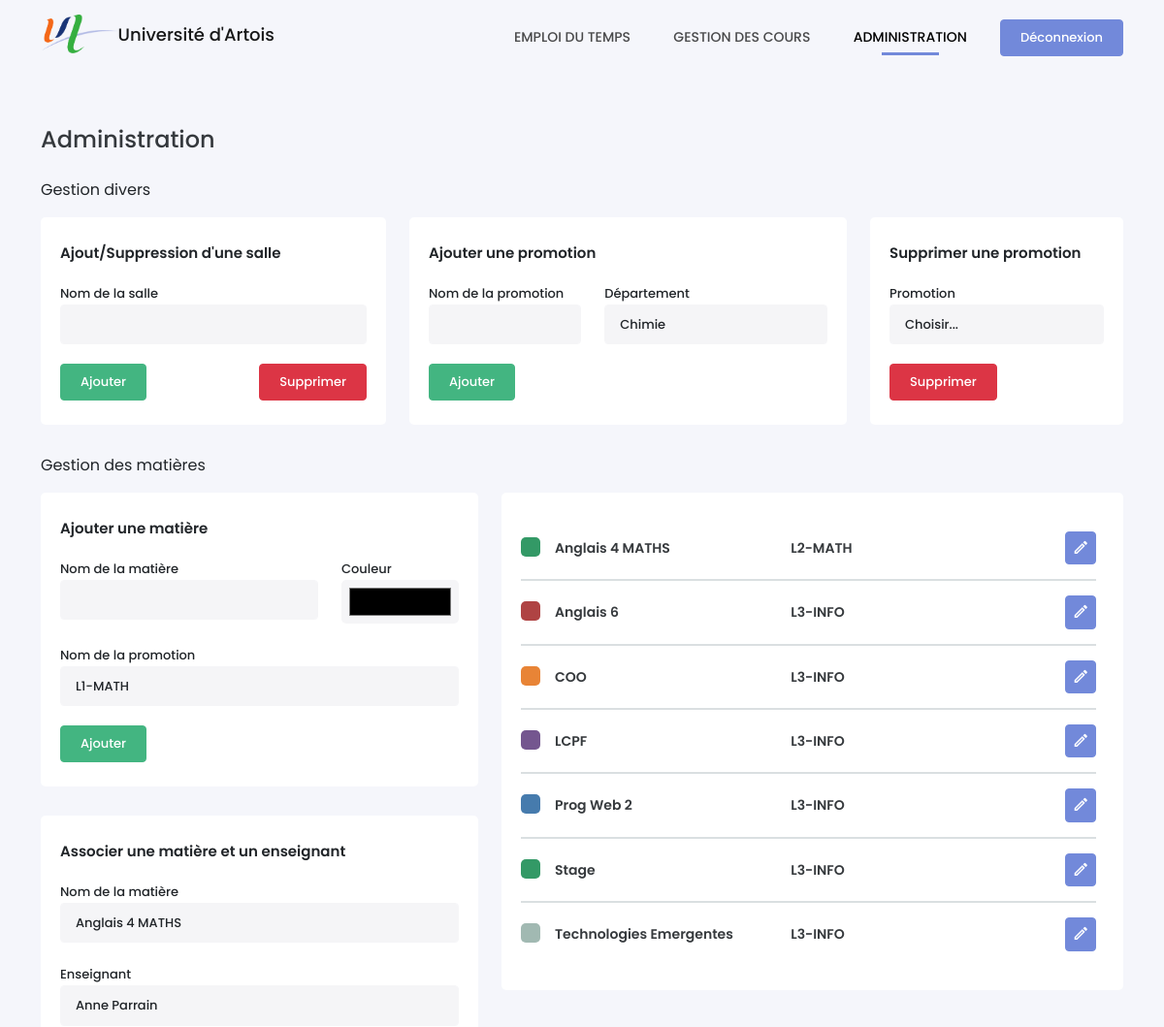
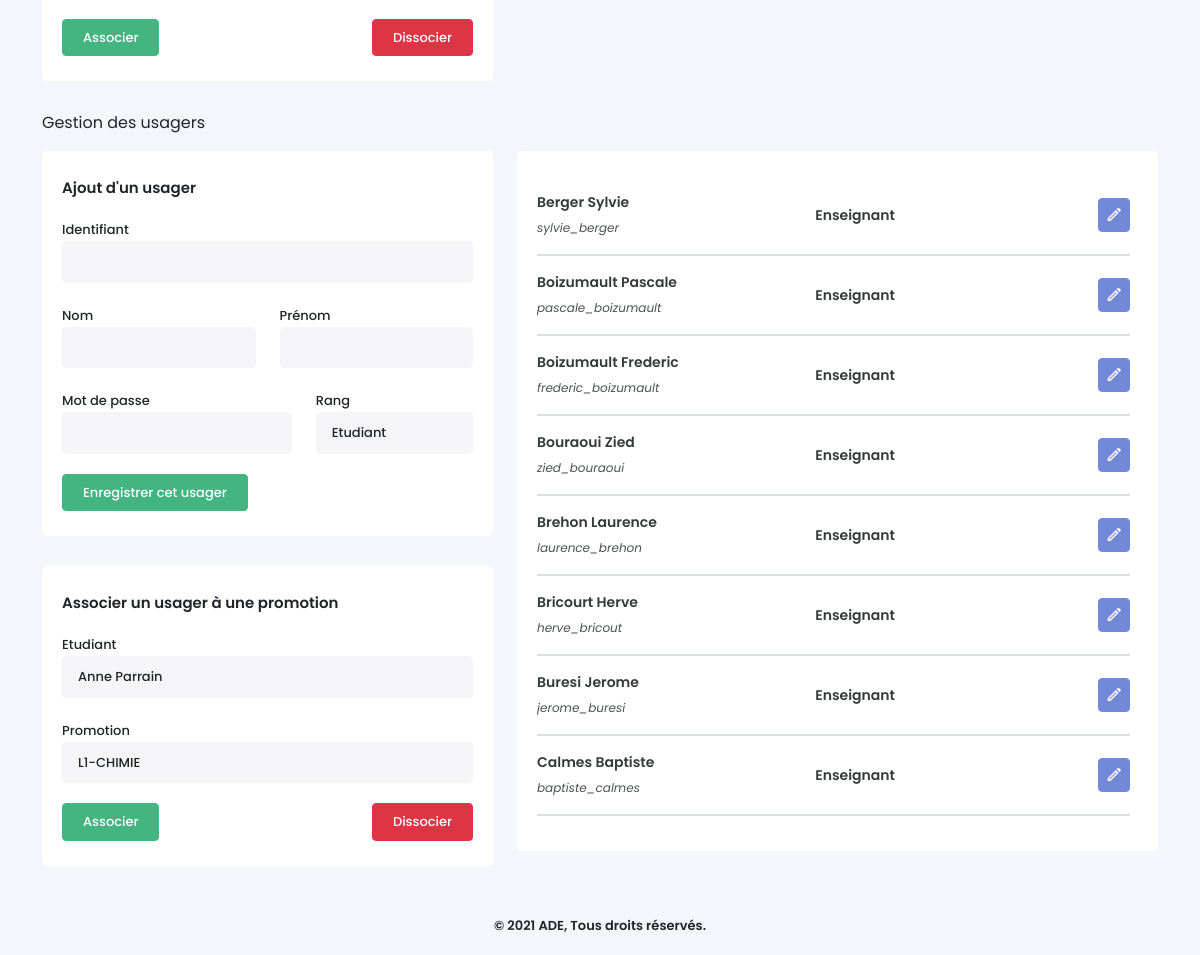
The page /admin.php (signed in) on the database its author committed (2 pictures, top to bottom).
### tables this page shows
CREATE TABLE Matieres (
    MatiereID INTEGER PRIMARY KEY AUTOINCREMENT,
    NomMatiere VARCHAR(25) NOT NULL,
    CouleurMatiere VARCHAR(10) NOT NULL,
    PromotionID INTEGER NOT NULL,
    CONSTRAINT matiere_promo_fk FOREIGN KEY (PromotionID) REFERENCES Promotions(PromotionID) ON DELETE CASCADE
);

CREATE TABLE Promotions (
    PromotionID INTEGER  PRIMARY KEY AUTOINCREMENT,
    NomPromotion VARCHAR(25) NOT NULL,
    DepartementID INTEGER NOT NULL,
    CONSTRAINT promo_departement_fk FOREIGN KEY (DepartementID) REFERENCES Departements(DepartementID) ON DELETE CASCADE
);

CREATE TABLE Usagers (
    UsagerID VARCHAR(30) PRIMARY KEY NOT NULL,
    MotDePasse VARCHAR(255) NOT NULL,
    Nom VARCHAR(15) NOT NULL,
    Prenom VARCHAR(20) NOT NULL,
    RangID INTEGER NOT NULL,
    CONSTRAINT usager_rang_fk FOREIGN KEY (RangID) REFERENCES Rangs(RangID) ON DELETE CASCADE
);

CREATE TABLE Rangs (
    RangID INTEGER PRIMARY KEY AUTOINCREMENT,
    NomRang VARCHAR(25) NOT NULL
);

### admin.php (the view, shortened to what this page needs)
<!DOCTYPE html>
<?php
require_once('./src/Planning/FormMatter.php');
?>
<html lang="fr-FR">
<head>
    <link type="text/css" rel="stylesheet" href="./assets/css/icons.min.css">
    <link type="text/css" rel="stylesheet" href="./assets/css/bootstrap.min.css">
    <link type="text/css" rel="stylesheet" href="./assets/css/style.css">
</head>
<body>
    <?php require_once('./views/header.php') ?>
    <div class="container">
        <h4>Administration</h4>
        <p>Gestion divers</p>
        <div class="row">
            <div class="col-md-4">
                <div class="box-content">
                    <div class="content-title">Ajout/Suppression d'une salle</div>
                    <form method="POST" id="form_room">
                        <div class="form-group" id="room">
                            <label for="room">Nom de la salle</label>
                            <input type="text" name="room" class="form-control">
                        </div>
                        <input type="submit" name="add_room" value="Ajouter" class="btn btn-success">
                        <input type="submit" name="delete_room" value="Supprimer" class="btn btn-danger" style="float:right">
                    </form>
                </div>
            </div>
            <div class="col-md-5">
                <div class="box-content">
                    <div class="content-title">Ajouter une promotion</div>
                    <form method="POST" id="form_addPromo">
                        <div class="row">
                            <div class="form-group col-md-5" id="name_promo">
                                <label for="name_promo">Nom de la promotion</label>
                                <input type="text" name="name_promo" class="form-control">
                            </div>
                            <div class="form-group col-md-7">
                                <label for="depid">Département</label>
                                <select name="depid" class="form-control">
                                    <?php
                                    $sDeps = $bdd->query('SELECT * FROM Departements ORDER BY NomDepartement');
                                    while($aDep = $sDeps->fetch()) {
                                        echo '<option value="'.$aDep['DepartementID'].'">'.htmlspecialchars($aDep['NomDepartement']).'</option>';
                                    } ?>
                                </select>
                            </div>
                        </div>
                        <input type="submit" name="add_promo" value="Ajouter" class="btn btn-success">
                    </form>
                </div>
            </div>
            <div class="col-md-3">
                <div class="box-content">
                    <div class="content-title">Supprimer une promotion</div>
                    <form method="POST" id="form_removePromo">
                        <div class="form-group">
                            <label for="promo">Promotion</label>
                            <select name="promo" class="form-control">
                                <option value="0">Choisir...</option>
                            </select>
                        </div>
                        <input type="submit" name="remove_promo" value="Supprimer" class="btn btn-danger">
                    </form>
                </div>
            </div>
        </div>
        <p id="matter">Gestion des matières</p>
        <div class="row">
            <div class="col-md-5">
                <div class="box-content">
                    <?php if(empty($_GET['matterID'])) {?>
                        <div class="content-title">Ajouter une matière</div>
                        <form method="POST" id="form_addMatter">
                            <div class="row">
                                <div class="col-md-8 form-group" id="name_matter">
                                    <label for="room">Nom de la matière</label>
                                    <input type="text" name="name_matter" class="form-control">
                                </div>
                                <div class="col-md-4 form-group" id="color_matter">
                                    <label for="room">Couleur</label>
                                    <input type="color" name="color_matter" class="form-control">
                                </div>
                                <div class="col-md-12 form-group">
                                    <label for="room">Nom de la promotion </label>
                                    <select name="promo" class="form-control">
                                    <?php
                                        $sPromo = $bdd->query('SELECT * FROM Promotions '.$option.' ORDER BY PromotionID');
                                        while($aPromo = $sPromo->fetch()) {
                                            echo '<option value="'.$aPromo['PromotionID'].'">'.htmlspecialchars($aPromo['NomPromotion']).'</option>';
                                        } ?>
                                    </select>
                                </div>
                            </div>
                            <input type="submit" name="add_matter" value="Ajouter" class="btn btn-success">
                        </form>
                    </div>
                <?php } ?>
                <div class="box-content">
                    <div class="content-title">Associer une matière et un enseignant</div>
                    <form method="POST" id="form_teachMatter">
                        <div class="row">
                            <div class="col-md-12 form-group">
                                <label for="room">Nom de la matière</label>
                                <select name="matiere" class="form-control">
                                    <?php
                                    $option = '';
                                    $sMatieres = $bdd->query('SELECT * FROM Matieres '.$option. ' ORDER BY NomMatiere');
                                    while($aMatieres = $sMatieres->fetch()) {
                                        echo '<option value="'.$aMatieres['MatiereID'].'">'.htmlspecialchars($aMatieres['NomMatiere']).'</option>';
                                    } ?>
                                </select>
                            </div>
                            <div class="col-md-12 form-group">
                                <label for="room">Enseignant</label>
                                <select name="enseignant" class="form-control">
                                    <?php if($_SESSION['rang'] == 2) {
                                            $sql = 'AND UsagerID = "'.$_SESSION['id'].'"';
                                        } else {
                                            $sql = '';
                                        }
                                        $query = $bdd->query('SELECT * FROM Usagers WHERE RangID = 2 ' . $sql);
                                        while ($row = $query->fetch()){
                                            echo '<option value="' .$row['UsagerID'] .'">' . htmlspecialchars($row['Prenom'] . ' ' .  $row['Nom']) . '</option>';
                                        }
                                    ?>
                                </select>
                            </div>
                        </div>
                        <input type="submit" name="add_teachMatter" value="Associer" class="btn btn-success">
                        <input type="submit" name="remove_teachMatter" value="Dissocier" class="btn btn-danger" style="float: right">
                    </form>
                </div>
            </div>
            <div class="col-md-7">
                <div class="box-content" id="list-matter">
                    <div class="select-data">
                        <?php
                        $sMatter = $bdd->query('SELECT * FROM Matieres m INNER JOIN Promotions p ON m.PromotionID = p.PromotionID ORDER BY NomMatiere ASC');
                        while($aMatter = $sMatter->fetch()) { ?>
                            <div class="list-items d-flex flex-row align-items-center justify-content-between">
                                <div class="item-info">
                                    <div class="colorM" style="background-color: <?= $aMatter['CouleurMatiere'] ?>"></div>
                                    <p class="nameM"><?= htmlspecialchars($aMatter['NomMatiere']) ?></p>
                                </div>
                                <div class="item-info">
                                    <p class="promoM"><?= htmlspecialchars($aMatter['NomPromotion']) ?></p>
                                </div>
                                <a href="?matterID=<?= $aMatter['MatiereID'] ?>#matter" class="btn btn-primary"><i class="mdi mdi-pencil-outline"></i></a>
                            </div>
                        <?php } ?>
                    </div>
                </div>
            </div>
        </div>
        <p id="user">Gestion des usagers</p>
        <div class="row">
            <div class="col-md-5">
                <div class="box-content">
                    <?php if(empty($_GET['usagerID'])) { ?>
                        <div class="content-title">Ajout d'un usager</div>
                        <form method="POST" id="form_addUser">
                            <div class="row">
                                <div class="form-group" id="userid">
                                    <label for="room">Identifiant</label>
                                    <input type="text" name="userid" class="form-control">
                                </div>
                                <div class="col-md-6 form-group" id="lastname">
                                    <label for="room">Nom</label>
                                    <input type="text" name="lastname" class="form-control">
                                </div>
                                <div class="col-md-6 form-group" id="firstname">
                                    <label for="room">Prénom</label>
                                    <input type="text" name="firstname" class="form-control">
                                </div>
                                <div class="col-md-7 form-group" id="password">
                                    <label for="room">Mot de passe</label>
                                    <input type="password" name="password" class="form-control">
                                </div>
                                <div class="col-md-5 form-group">
                                    <label for="room">Rang</label>
                                    <select name="rank" class="form-control">
                                        <?php
                                        $query = $bdd->query('SELECT * FROM Rangs');
                                        while ($row = $query->fetch()){
                                            echo '<option value="' .$row['RangID'] .'">' . htmlspecialchars($row['NomRang']).'</option>';
                                        }
                                        ?>
                                    </select>
                                </div>
                            </div>
                            <input type="submit" name="add_user" value="Enregistrer cet usager" class="btn btn-success">
                        </form>
                    <?php } ?>
                </div>
                <div class="box-content">
                    <div class="content-title">Associer un usager à une promotion</div>
                    <form method="POST" id="form_userPromo">
                        <div class="row">
                            <div class="form-group">
                                <label for="userid">Etudiant</label>
                                <select name="userid" class="form-control">
                                    <?php
                                    $query = $bdd->query('SELECT * FROM Usagers WHERE RangID < 3');
                                    while ($row = $query->fetch()) {
                                        echo '<option value="' .$row['UsagerID'] .'">'.htmlspecialchars($row['Prenom']. ' ' .$row['Nom']).'</option>';
                                    }
                                    ?>
                                </select>
                            </div>
                            <div class="col-md-12 form-group">
                                <label for="promo">Promotion</label>
                                <select name="promo" class="form-control">
                                    <?php
                                    $sPromo = $bdd->query('SELECT * FROM Promotions ORDER BY NomPromotion');
                                    while($aPromo = $sPromo->fetch()) {
                                        echo '<option value="'.$aPromo['PromotionID'].'">'.htmlspecialchars($aPromo['NomPromotion']).'</option>';
                                    } ?>
                                </select>
                            </div>
                        </div>
                        <input type="submit" name="add_userPromo" value="Associer" class="btn btn-success">
                        <input type="submit" name="remove_userPromo" value="Dissocier" class="btn btn-danger" style="float: right">
                    </form>
                </div>
            </div>
            <div class="col-md-7">
                <div class="box-content" id="list-users">
                    <div class="select-data">
                        <?php
                        $sUsers = $bdd->query('SELECT * FROM Usagers INNER JOIN Rangs USING(RangID) ORDER BY Nom ASC');
                        while($aUsers = $sUsers->fetch()) { ?>
                            <div class="list-items d-flex flex-row align-items-center justify-content-between">
                                <div class="item-info">
                                    <p class="nameM"><?= htmlspecialchars($aUsers['Nom'] . ' '. $aUsers['Prenom']) ?></p>
                                    <span><?= $aUsers['UsagerID'] ?></span>
                                </div>
                                <div class="item-info">
                                    <p class="promoM"><?= htmlspecialchars($aUsers['NomRang']) ?></p>
                                </div>
                                <a href="?usagerID=<?= $aUsers['UsagerID'] ?>#user" class="btn btn-primary"><i class="mdi mdi-pencil-outline"></i></a>
                            </div>
                        <?php } ?>
                    </div>
                </div>
            </div>
        </div>
    </div>
    <?php require_once('./views/footer.php') ?>
</body>
</html>

### rows shown on the page
matieres: NomMatiere "Anglais 4 MATHS", PromotionID.NomPromotion "L2-MATH"
matieres: NomMatiere "Anglais 6", PromotionID.NomPromotion "L3-INFO"
matieres: NomMatiere "COO", PromotionID.NomPromotion "L3-INFO"
matieres: NomMatiere "LCPF", PromotionID.NomPromotion "L3-INFO"
matieres: NomMatiere "Prog Web 2", PromotionID.NomPromotion "L3-INFO"
matieres: NomMatiere "Stage", PromotionID.NomPromotion "L3-INFO"
matieres: NomMatiere "Technologies Emergentes", PromotionID.NomPromotion "L3-INFO"
usagers: Nom+Prenom "Berger Sylvie", UsagerID "sylvie_berger", RangID.NomRang "Enseignant"
usagers: Nom+Prenom "Boizumault Pascale", UsagerID "pascale_boizumault", RangID.NomRang "Enseignant"
usagers: Nom+Prenom "Boizumault Frederic", UsagerID "frederic_boizumault", RangID.NomRang "Enseignant"
usagers: Nom+Prenom "Bouraoui Zied", UsagerID "zied_bouraoui", RangID.NomRang "Enseignant"
usagers: Nom+Prenom "Brehon Laurence", UsagerID "laurence_brehon", RangID.NomRang "Enseignant"
usagers: Nom+Prenom "Bricourt Herve", UsagerID "herve_bricout", RangID.NomRang "Enseignant"
usagers: Nom+Prenom "Buresi Jerome", UsagerID "jerome_buresi", RangID.NomRang "Enseignant"
usagers: Nom+Prenom "Calmes Baptiste", UsagerID "baptiste_calmes", RangID.NomRang "Enseignant"

### other values the page prints
form field depid "Chimie"
form field promo "L1-MATH"
form field matiere "Anglais 4 MATHS"
form field enseignant "Anne Parrain"
form field rank "Etudiant"
form field userid "Anne Parrain"
form field promo "L1-CHIMIE"
